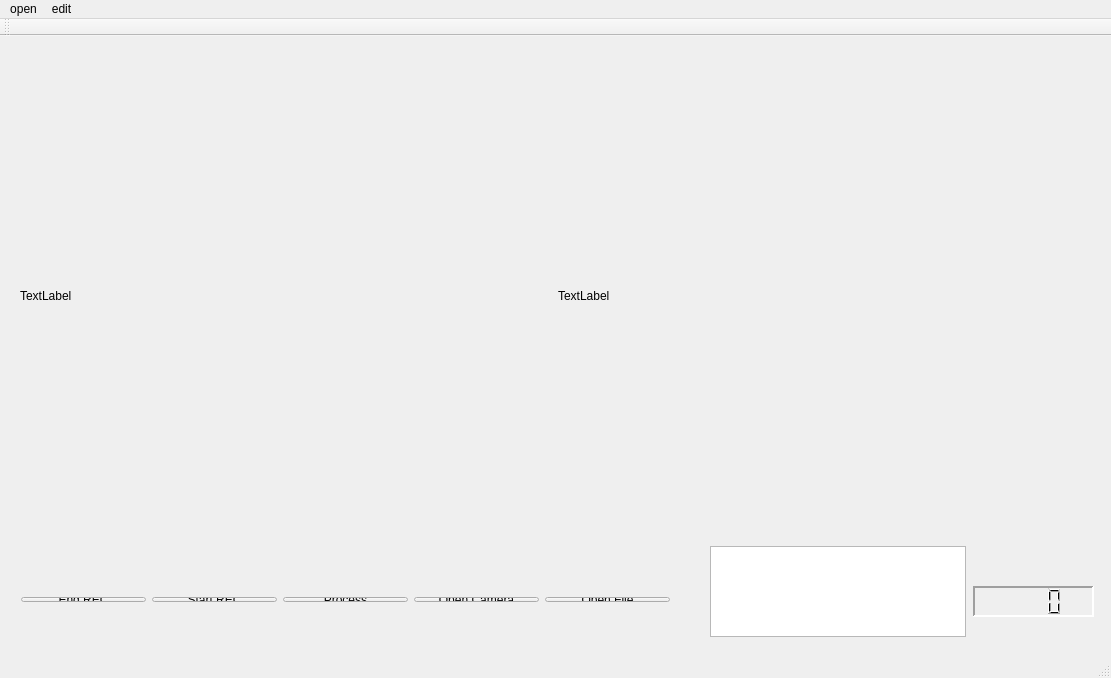
<?xml version="1.0" encoding="UTF-8"?>
<ui version="4.0">
 <class>MainWindow</class>
 <widget class="QMainWindow" name="MainWindow">
  <property name="geometry">
   <rect>
    <x>0</x>
    <y>0</y>
    <width>1111</width>
    <height>678</height>
   </rect>
  </property>
  <property name="maximumSize">
   <size>
    <width>1366</width>
    <height>678</height>
   </size>
  </property>
  <property name="windowTitle">
   <string>MainWindow</string>
  </property>
  <property name="tabShape">
   <enum>QTabWidget::Rounded</enum>
  </property>
  <widget class="QWidget" name="centralWidget">
   <widget class="QWidget" name="verticalLayoutWidget">
    <property name="geometry">
     <rect>
      <x>10</x>
      <y>550</y>
      <width>671</width>
      <height>27</height>
     </rect>
    </property>
    <layout class="QHBoxLayout" name="horizontalLayout_2">
     <item>
      <widget class="QPushButton" name="pushButton_end">
       <property name="text">
        <string>End REC</string>
       </property>
      </widget>
     </item>
     <item>
      <widget class="QPushButton" name="pushButton_start">
       <property name="text">
        <string>Start REC</string>
       </property>
      </widget>
     </item>
     <item>
      <widget class="QPushButton" name="pushButton_process">
       <property name="text">
        <string>Process</string>
       </property>
      </widget>
     </item>
     <item>
      <widget class="QPushButton" name="pushButton_camera">
       <property name="text">
        <string>Open Camera</string>
       </property>
      </widget>
     </item>
     <item>
      <widget class="QPushButton" name="pushButton_open">
       <property name="text">
        <string>Open File</string>
       </property>
      </widget>
     </item>
    </layout>
   </widget>
   <widget class="QWidget" name="horizontalLayoutWidget">
    <property name="geometry">
     <rect>
      <x>9</x>
      <y>9</y>
      <width>1091</width>
      <height>501</height>
     </rect>
    </property>
    <layout class="QHBoxLayout" name="horizontalLayout">
     <item>
      <widget class="QLabel" name="label">
       <property name="text">
        <string>TextLabel</string>
       </property>
      </widget>
     </item>
     <item>
      <widget class="QLabel" name="label_2">
       <property name="text">
        <string>TextLabel</string>
       </property>
      </widget>
     </item>
    </layout>
   </widget>
   <widget class="QLCDNumber" name="lcdNumber">
    <property name="geometry">
     <rect>
      <x>973</x>
      <y>550</y>
      <width>121</width>
      <height>31</height>
     </rect>
    </property>
    <property name="frameShape">
     <enum>QFrame::Panel</enum>
    </property>
    <property name="frameShadow">
     <enum>QFrame::Sunken</enum>
    </property>
    <property name="lineWidth">
     <number>2</number>
    </property>
    <property name="digitCount">
     <number>4</number>
    </property>
   </widget>
   <widget class="QTextBrowser" name="textBrowser">
    <property name="geometry">
     <rect>
      <x>710</x>
      <y>510</y>
      <width>256</width>
      <height>91</height>
     </rect>
    </property>
   </widget>
  </widget>
  <widget class="QMenuBar" name="menuBar">
   <property name="geometry">
    <rect>
     <x>0</x>
     <y>0</y>
     <width>1111</width>
     <height>22</height>
    </rect>
   </property>
   <widget class="QMenu" name="menuopen">
    <property name="title">
     <string>open</string>
    </property>
   </widget>
   <widget class="QMenu" name="menuedit">
    <property name="title">
     <string>edit</string>
    </property>
   </widget>
   <addaction name="menuopen"/>
   <addaction name="menuedit"/>
  </widget>
  <widget class="QToolBar" name="mainToolBar">
   <attribute name="toolBarArea">
    <enum>TopToolBarArea</enum>
   </attribute>
   <attribute name="toolBarBreak">
    <bool>false</bool>
   </attribute>
  </widget>
  <widget class="QStatusBar" name="statusBar"/>
 </widget>
 <layoutdefault spacing="6" margin="11"/>
 <resources/>
 <connections>
  <connection>
   <sender>pushButton_open</sender>
   <signal>clicked()</signal>
   <receiver>MainWindow</receiver>
   <slot>on_pushButton_open_clicked()</slot>
   <hints>
    <hint type="sourcelabel">
     <x>937</x>
     <y>358</y>
    </hint>
    <hint type="destinationlabel">
     <x>797</x>
     <y>361</y>
    </hint>
   </hints>
  </connection>
  <connection>
   <sender>pushButton_camera</sender>
   <signal>clicked()</signal>
   <receiver>MainWindow</receiver>
   <slot>on_pushButton_camera_clicked()</slot>
   <hints>
    <hint type="sourcelabel">
     <x>938</x>
     <y>410</y>
    </hint>
    <hint type="destinationlabel">
     <x>798</x>
     <y>409</y>
    </hint>
   </hints>
  </connection>
  <connection>
   <sender>pushButton_process</sender>
   <signal>clicked()</signal>
   <receiver>MainWindow</receiver>
   <slot>on_pushButton_process_clicked()</slot>
   <hints>
    <hint type="sourcelabel">
     <x>940</x>
     <y>457</y>
    </hint>
    <hint type="destinationlabel">
     <x>799</x>
     <y>453</y>
    </hint>
   </hints>
  </connection>
  <connection>
   <sender>pushButton_start</sender>
   <signal>clicked()</signal>
   <receiver>MainWindow</receiver>
   <slot>on_pushButton_start_clicked()</slot>
   <hints>
    <hint type="sourcelabel">
     <x>945</x>
     <y>509</y>
    </hint>
    <hint type="destinationlabel">
     <x>801</x>
     <y>503</y>
    </hint>
   </hints>
  </connection>
  <connection>
   <sender>pushButton_end</sender>
   <signal>clicked()</signal>
   <receiver>MainWindow</receiver>
   <slot>on_pushButton_end_clicked()</slot>
   <hints>
    <hint type="sourcelabel">
     <x>939</x>
     <y>556</y>
    </hint>
    <hint type="destinationlabel">
     <x>802</x>
     <y>555</y>
    </hint>
   </hints>
  </connection>
 </connections>
 <slots>
  <slot>on_pushButton_open_clicked()</slot>
  <slot>on_pushButton_camera_clicked()</slot>
  <slot>on_pushButton_process_clicked()</slot>
  <slot>on_pushButton_start_clicked()</slot>
  <slot>on_pushButton_end_clicked()</slot>
 </slots>
</ui>
